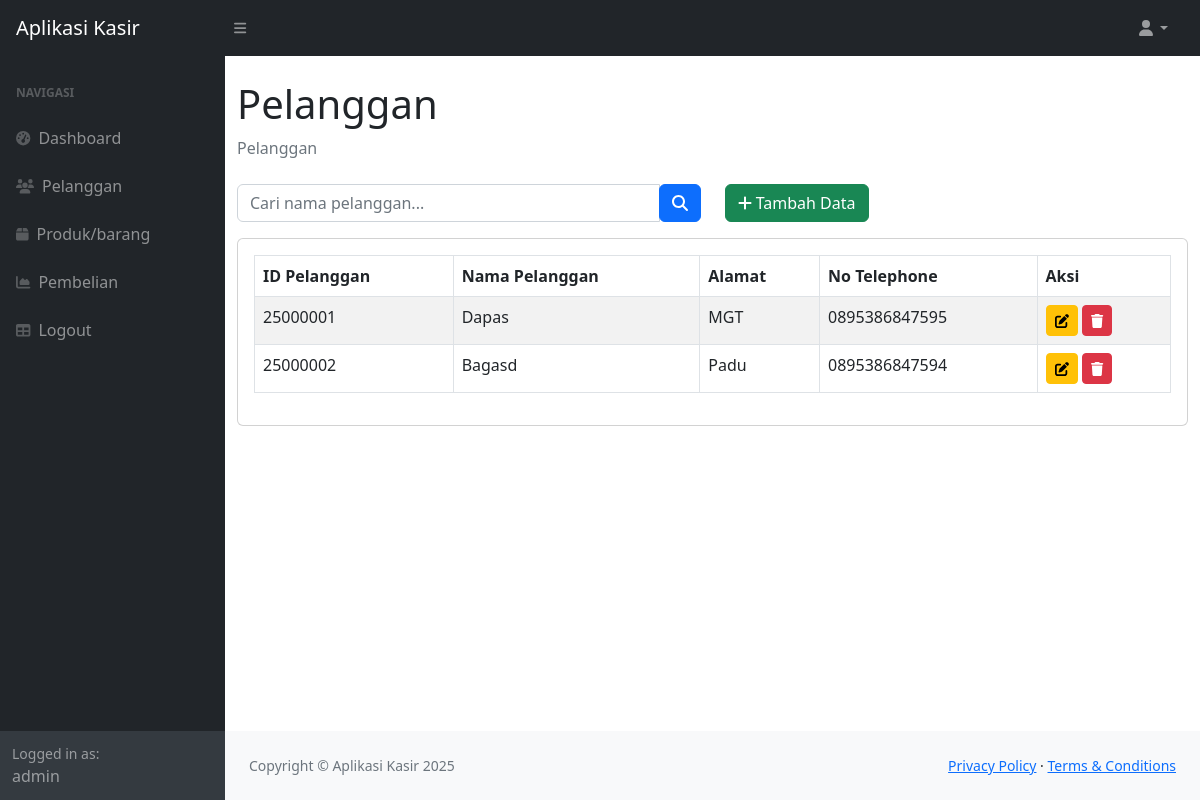
Page /index.php?page=pelanggan (signed in) on the committed database.
### tables this page shows
CREATE TABLE `pelanggan` (
  `id_unikpelanggan` int NOT NULL,
  `id_pelanggan` int NOT NULL,
  `nama_pelanggan` varchar(255) NOT NULL,
  `alamat_pelanggan` text,
  `no_telepon` varchar(15) DEFAULT NULL
);

### pelanggan.php (the view, shortened to what this page needs)
<?php
$search = isset($_GET['search']) ? $_GET['search'] : '';
$query = "SELECT * FROM pelanggan";
$result = mysqli_query($koneksi, $query);
?>
<div class="container-fluid">
    <h1 class="mt-4">Pelanggan</h1>
    <ol class="breadcrumb mb-4">
        <li class="breadcrumb-item active">Pelanggan</li>
    </ol>
    <div class="row mb-3">
        <div class="col-md-6">
            <form method="GET" action="" class="form-inline">
                <div class="input-group">
                    <input type="text"
                           name="search"
                           class="form-control"
                           placeholder="Cari nama pelanggan..."
                           value="<?php echo htmlspecialchars($search); ?>">
                    <div class="input-group-append">
                        <button type="submit" class="btn btn-primary">
                            <i class="fas fa-search"></i>
                        </button>
                    </div>
                </div>
            </form>
        </div>
        <div class="col-md-6 text-right">
            <a href="?page=pelanggan_tambah" class="btn btn-success">
                <i class="fas fa-plus"></i> Tambah Data
            </a>
        </div>
    </div>
    <div class="card mb-4">
        <div class="card-body">
            <div class="table-responsive">
                <table class="table table-striped table-hover table-bordered">
                    <thead class="thead-dark">
                        <tr>
                            <th scope="col">ID Pelanggan</th>
                            <th scope="col">Nama Pelanggan</th>
                            <th scope="col">Alamat</th>
                            <th scope="col">No Telephone</th>
                            <th scope="col">Aksi</th>
                        </tr>
                    </thead>
                    <tbody>
                        <?php
                        while($data = mysqli_fetch_array($result)) {
                        ?>
                        <tr>
                            <td><?= ($data['id_unikpelanggan']) ?></td>
                            <td><?= ($data['nama_pelanggan']) ?></td>
                            <td><?= ($data['alamat_pelanggan']) ?></td>
                            <td><?= ($data['no_telepon']) ?></td>
                            <td>
                                <a href="?page=pelanggan_ubah&id=<?= $data['id_pelanggan'] ?>"
                                   class="btn btn-warning btn-sm">
                                    <i class="fas fa-edit"></i>
                                </a>
                                <a href="?page=pelanggan_hapus&id=<?= $data['id_pelanggan'] ?>"
                                   class="btn btn-danger btn-sm"
                                   onclick="return confirm('Yakin ingin menghapus?')">
                                    <i class="fas fa-trash"></i>
                                </a>
                            </td>
                        </tr>
                        <?php } ?>
                    </tbody>
                </table>
            </div>
        </div>
    </div>
</div>

### rows in the picture
pelanggan: id_unikpelanggan "25000001", nama_pelanggan "Dapas", alamat_pelanggan "MGT", no_telepon "0895386847595"
pelanggan: id_unikpelanggan "25000002", nama_pelanggan "Bagasd", alamat_pelanggan "Padu", no_telepon "0895386847594"

### other values in the picture
$_SESSION['user']['nama'] "admin"
